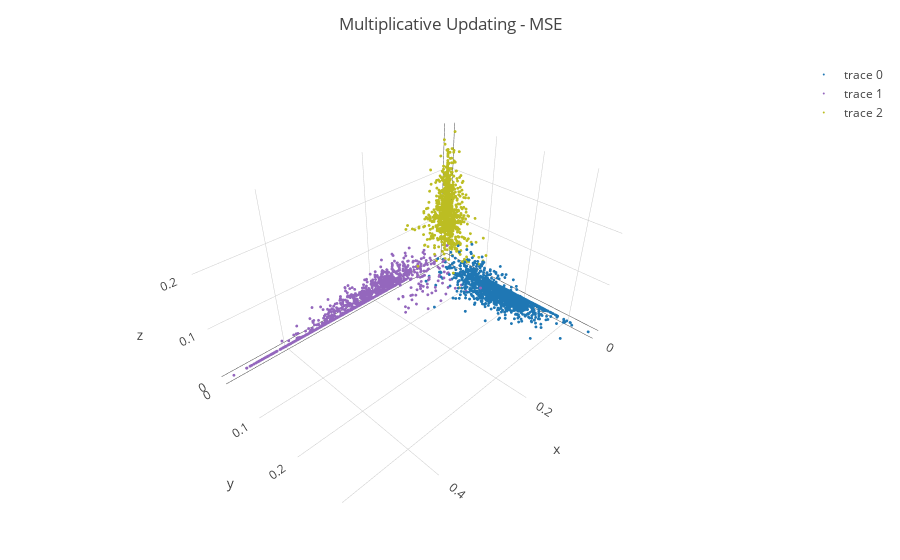

Source (notebook cell):
### Code cell
#subplots didn't work - so examine each plot individually
p1 = plot_nnmf_results(res_multmse_svd.H, class_label, "Multiplicative Updating - MSE")
p1

### Figure 1 — Plotly figure (JSON) as saved in the notebook; plotly's stock layout.template omitted (floating-point values rounded to 4 significant figures; data arrays with more than 128 entries replaced by an {"elided": "..."} marker saying what was removed)
{"data": [{"y": {"elided": "1460 float values"}, "type": "scatter3d", "z": {"elided": "1460 float values"}, "x": {"elided": "1460 float values"}, "mode": "markers", "marker": {"symbol": "dot", "size": 1, "color": "#1f77b4"}}, {"y": {"elided": "1398 float values"}, "type": "scatter3d", "z": {"elided": "1398 float values"}, "x": {"elided": "1398 float values"}, "mode": "markers", "marker": {"symbol": "dot", "size": 1, "color": "#9467bd"}}, {"y": {"elided": "1033 float values"}, "type": "scatter3d", "z": {"elided": "1033 float values"}, "x": {"elided": "1033 float values"}, "mode": "markers", "marker": {"symbol": "dot", "size": 1, "color": "#bcbd22"}}], "layout": {"title": "Multiplicative Updating - MSE", "margin": {"r": 50, "l": 50, "b": 50, "t": 60}}}
